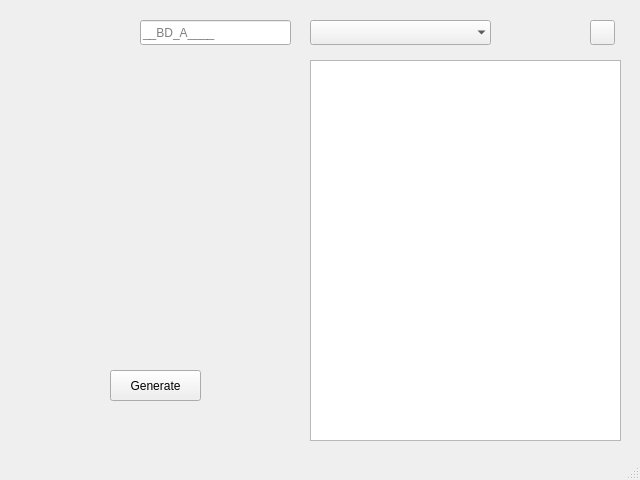
<?xml version="1.0" encoding="UTF-8"?>
<ui version="4.0">
 <class>MainWindow</class>
 <widget class="QMainWindow" name="MainWindow">
  <property name="geometry">
   <rect>
    <x>0</x>
    <y>0</y>
    <width>640</width>
    <height>480</height>
   </rect>
  </property>
  <property name="sizePolicy">
   <sizepolicy hsizetype="Fixed" vsizetype="Fixed">
    <horstretch>0</horstretch>
    <verstretch>0</verstretch>
   </sizepolicy>
  </property>
  <property name="minimumSize">
   <size>
    <width>640</width>
    <height>480</height>
   </size>
  </property>
  <property name="maximumSize">
   <size>
    <width>640</width>
    <height>480</height>
   </size>
  </property>
  <property name="windowTitle">
   <string>KMIT GatePass Generator</string>
  </property>
  <widget class="QWidget" name="centralwidget">
   <widget class="QFrame" name="frame">
    <property name="geometry">
     <rect>
      <x>10</x>
      <y>10</y>
      <width>621</width>
      <height>41</height>
     </rect>
    </property>
    <property name="frameShape">
     <enum>QFrame::NoFrame</enum>
    </property>
    <widget class="QLineEdit" name="rno">
     <property name="geometry">
      <rect>
       <x>130</x>
       <y>10</y>
       <width>151</width>
       <height>25</height>
      </rect>
     </property>
     <property name="styleSheet">
      <string notr="true">text-transform: uppercase</string>
     </property>
     <property name="maxLength">
      <number>10</number>
     </property>
     <property name="placeholderText">
      <string>__BD_A____</string>
     </property>
    </widget>
    <widget class="QComboBox" name="PassType">
     <property name="geometry">
      <rect>
       <x>300</x>
       <y>10</y>
       <width>181</width>
       <height>25</height>
      </rect>
     </property>
     <property name="currentIndex">
      <number>-1</number>
     </property>
     <property name="duplicatesEnabled">
      <bool>false</bool>
     </property>
     <property name="frame">
      <bool>false</bool>
     </property>
     <item>
      <property name="text">
       <string>Gate Pass (Single Use)</string>
      </property>
     </item>
     <item>
      <property name="text">
       <string>Lunch Pass (Daily Use)</string>
      </property>
     </item>
     <item>
      <property name="text">
       <string>Alumni Pass (4th Year)</string>
      </property>
     </item>
     <item>
      <property name="text">
       <string>Namaaz Pass (Fridays)</string>
      </property>
     </item>
    </widget>
    <widget class="QToolButton" name="Tools">
     <property name="geometry">
      <rect>
       <x>580</x>
       <y>10</y>
       <width>25</width>
       <height>25</height>
      </rect>
     </property>
     <property name="styleSheet">
      <string notr="true">QToolButton::menu-indicator { image: none; }</string>
     </property>
     <property name="text">
      <string/>
     </property>
     <property name="iconSize">
      <size>
       <width>28</width>
       <height>28</height>
      </size>
     </property>
     <property name="popupMode">
      <enum>QToolButton::InstantPopup</enum>
     </property>
    </widget>
   </widget>
   <widget class="QGraphicsView" name="Image">
    <property name="geometry">
     <rect>
      <x>310</x>
      <y>60</y>
      <width>311</width>
      <height>381</height>
     </rect>
    </property>
    <property name="mouseTracking">
     <bool>false</bool>
    </property>
    <property name="renderHints">
     <set>QPainter::TextAntialiasing</set>
    </property>
   </widget>
   <widget class="QLabel" name="details">
    <property name="geometry">
     <rect>
      <x>20</x>
      <y>90</y>
      <width>271</width>
      <height>241</height>
     </rect>
    </property>
    <property name="text">
     <string/>
    </property>
    <property name="textFormat">
     <enum>Qt::MarkdownText</enum>
    </property>
    <property name="scaledContents">
     <bool>false</bool>
    </property>
    <property name="alignment">
     <set>Qt::AlignLeading|Qt::AlignLeft|Qt::AlignVCenter</set>
    </property>
    <property name="wordWrap">
     <bool>true</bool>
    </property>
   </widget>
   <widget class="QPushButton" name="GenPassBtn">
    <property name="geometry">
     <rect>
      <x>110</x>
      <y>370</y>
      <width>91</width>
      <height>31</height>
     </rect>
    </property>
    <property name="text">
     <string>Generate</string>
    </property>
   </widget>
   <widget class="QLabel" name="invalid">
    <property name="geometry">
     <rect>
      <x>140</x>
      <y>50</y>
      <width>151</width>
      <height>26</height>
     </rect>
    </property>
    <property name="styleSheet">
     <string notr="true">color: red;</string>
    </property>
    <property name="text">
     <string/>
    </property>
   </widget>
  </widget>
  <widget class="QStatusBar" name="statusbar"/>
  <action name="actionSend">
   <property name="text">
    <string>Send</string>
   </property>
  </action>
 </widget>
 <tabstops>
  <tabstop>rno</tabstop>
  <tabstop>PassType</tabstop>
  <tabstop>GenPassBtn</tabstop>
  <tabstop>Image</tabstop>
 </tabstops>
 <resources/>
 <connections>
  <connection>
   <sender>GenPassBtn</sender>
   <signal>clicked()</signal>
   <receiver>actionSend</receiver>
   <slot>trigger()</slot>
   <hints>
    <hint type="sourcelabel">
     <x>579</x>
     <y>31</y>
    </hint>
    <hint type="destinationlabel">
     <x>-1</x>
     <y>-1</y>
    </hint>
   </hints>
  </connection>
 </connections>
</ui>
